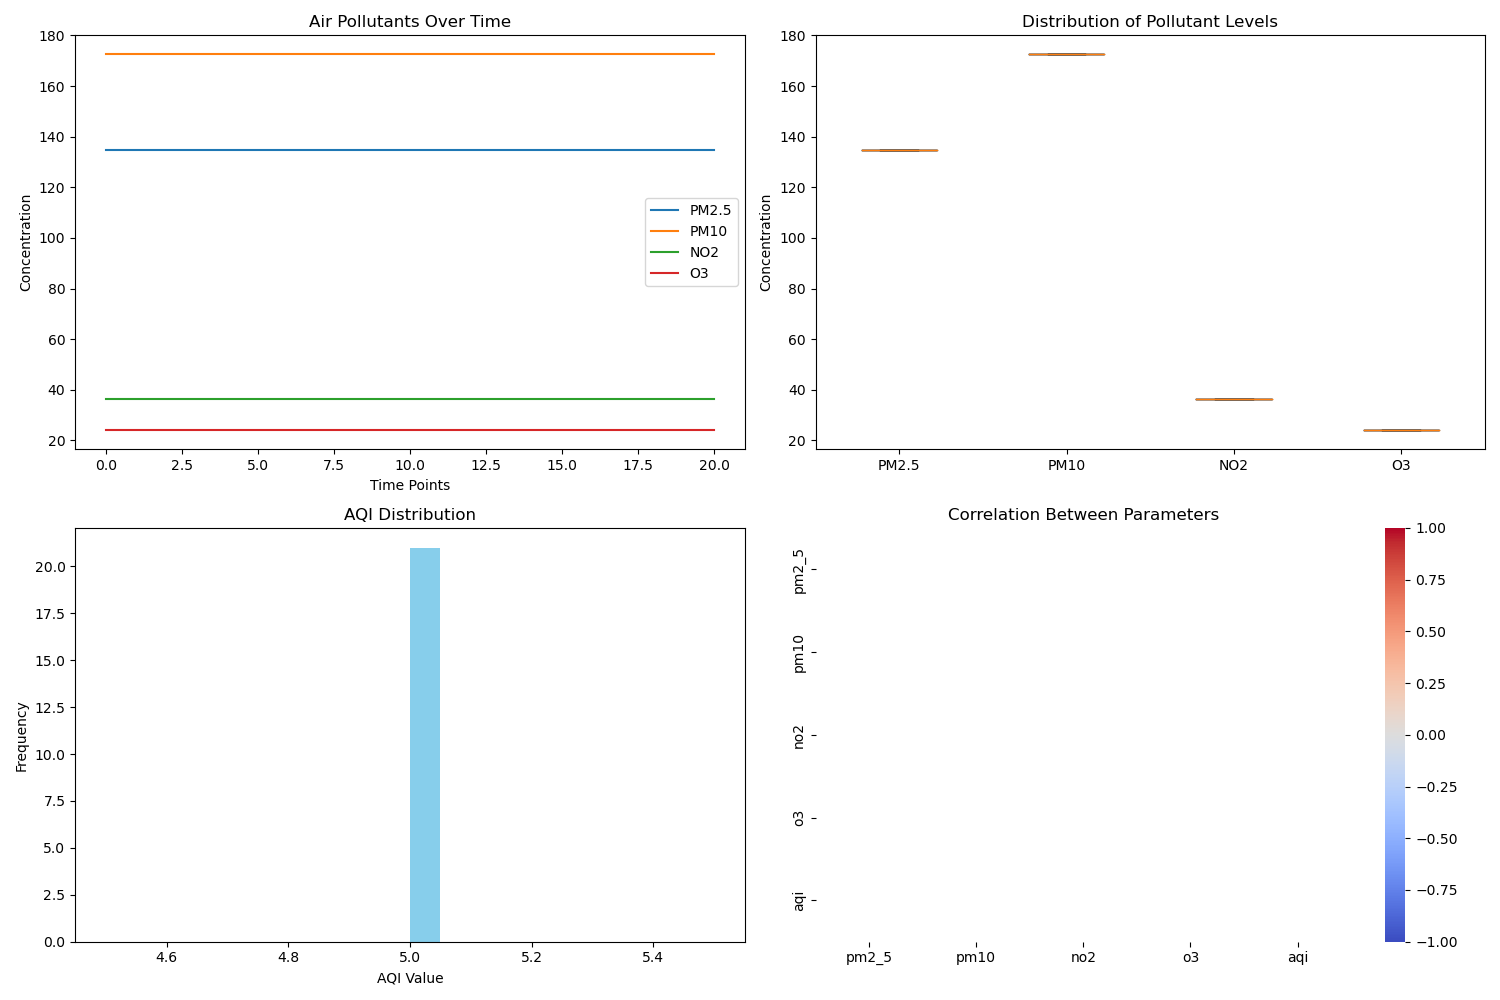

Write the Python code that produced this figure.
import pandas as pd
import matplotlib.pyplot as plt
import seaborn as sns
from datetime import datetime
import numpy as np

# Read the data
df = pd.read_csv('air_quality_data.csv')

# Convert timestamp to datetime
df['timestamp'] = pd.to_datetime(df['timestamp'])

# Calculate basic statistics
stats = df.describe()
print("\nBasic Statistics:")
print(stats)

# Create a figure with multiple subplots
plt.figure(figsize=(15, 10))

# 1. Time series plot for all pollutants
plt.subplot(2, 2, 1)
x = np.arange(len(df['timestamp']))
plt.plot(x, df['pm2_5'].to_numpy(), label='PM2.5')
plt.plot(x, df['pm10'].to_numpy(), label='PM10')
plt.plot(x, df['no2'].to_numpy(), label='NO2')
plt.plot(x, df['o3'].to_numpy(), label='O3')
plt.title('Air Pollutants Over Time')
plt.xlabel('Time Points')
plt.ylabel('Concentration')
plt.legend()

# 2. Box plot for all pollutants
plt.subplot(2, 2, 2)
data_to_plot = [df[col].to_numpy() for col in ['pm2_5', 'pm10', 'no2', 'o3']]
plt.boxplot(data_to_plot, labels=['PM2.5', 'PM10', 'NO2', 'O3'])
plt.title('Distribution of Pollutant Levels')
plt.ylabel('Concentration')

# 3. AQI distribution
plt.subplot(2, 2, 3)
plt.hist(df['aqi'].to_numpy(), bins=20, color='skyblue')
plt.title('AQI Distribution')
plt.xlabel('AQI Value')
plt.ylabel('Frequency')

# 4. Correlation heatmap
plt.subplot(2, 2, 4)
correlation = df[['pm2_5', 'pm10', 'no2', 'o3', 'aqi']].corr()
sns.heatmap(correlation, annot=True, cmap='coolwarm', vmin=-1, vmax=1)
plt.title('Correlation Between Parameters')

# Adjust layout and display
plt.tight_layout()
plt.savefig('air_quality_analysis.png')
plt.close()

# Print additional insights
print("\nKey Insights:")
print(f"Average PM2.5: {df['pm2_5'].mean():.2f} µg/m³")
print(f"Average PM10: {df['pm10'].mean():.2f} µg/m³")
print(f"Average NO2: {df['no2'].mean():.2f} ppb")
print(f"Average O3: {df['o3'].mean():.2f} ppb")
print(f"Average AQI: {df['aqi'].mean():.2f}")

# Check for any concerning levels
pm25_threshold = 35  # WHO 24-hour guideline
pm10_threshold = 50  # WHO 24-hour guideline
no2_threshold = 25   # WHO 24-hour guideline
o3_threshold = 100   # WHO 8-hour guideline

print("\nAir Quality Alerts:")
if df['pm2_5'].mean() > pm25_threshold:
    print(f"WARNING: Average PM2.5 ({df['pm2_5'].mean():.2f}) exceeds WHO guideline of {pm25_threshold} µg/m³")
if df['pm10'].mean() > pm10_threshold:
    print(f"WARNING: Average PM10 ({df['pm10'].mean():.2f}) exceeds WHO guideline of {pm10_threshold} µg/m³")
if df['no2'].mean() > no2_threshold:
    print(f"WARNING: Average NO2 ({df['no2'].mean():.2f}) exceeds WHO guideline of {no2_threshold} ppb")
if df['o3'].mean() > o3_threshold:
    print(f"WARNING: Average O3 ({df['o3'].mean():.2f}) exceeds WHO guideline of {o3_threshold} ppb")
